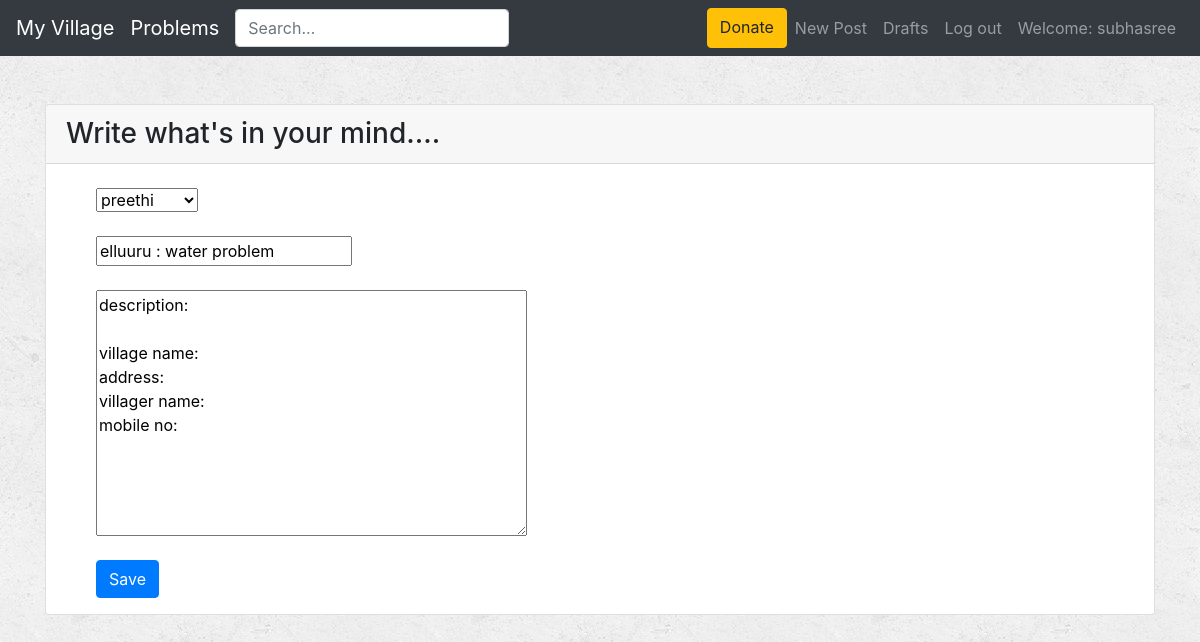
The app's page /social/post/3/edit/ (signed in) with its own data.
### blog/models.py (models this page shows, shortened)
class Post(models.Model):
    author = models.ForeignKey('auth.User')
    title = models.CharField(max_length=200)
    text = models.TextField()
    created_date = models.DateTimeField(default=timezone.now)
    published_date = models.DateTimeField(blank=True, null=True)

### blog/views.py (the view)
# urls.py: url(r'^post/(?P<pk>\d+)/edit/$', views.PostUpdateView.as_view(), name='post_edit'),
class PostUpdateView(LoginRequiredMixin,UpdateView):
    login_url = '/login/'
    redirect_field_name = 'blog/post_detail.html'
    form_class = PostForm
    model = Post

### blog/forms.py
class PostForm(forms.ModelForm):
    class Meta:
        model = Post
        fields = ('author','title', 'text',)
        widgets = {
            'title': forms.TextInput(attrs={'class': 'textinputclass', 'placeholder':'Title'}),
            'text': forms.Textarea(attrs={'class': 'editable medium-editor-textarea postcontent', 'placeholder':'Description...'}),
        }

### blog/templates/blog/post_form.html (shortened to what this page needs)
{% extends 'base.html' %}
{% block content %}
{% if user.is_authenticated %}
<br>
<div class="card">
  <h3 class="card-header">Write what's in your mind....</h3>
  <div class="card-block" style="margin-left:50px">
  <br>
  <form method="POST" class="post-form">
    {% for i in form %}
    	{{i}}
    	<br>
    	<br>
    {% endfor %}
    <button type="submit" class="save btn btn-primary">Save</button>
  </form>
  </div>
</div>
{% endif %}
<br>
{% endblock %}

### templates/base.html (shortened to what this page needs)
<html>
{% load staticfiles %}
{% load static %}
  <head>
    <link rel="stylesheet" href="https://maxcdn.bootstrapcdn.com/bootstrap/4.0.0-beta/css/bootstrap.min.css">
    <link rel="stylesheet" href="https://www.amcharts.com/lib/3/plugins/export/export.css" type="text/css" media="all" />
    <link rel="stylesheet" href="https://www.amcharts.com/lib/3/plugins/export/export.css" type="text/css" media="all" />
<link rel="stylesheet" href="https://www.amcharts.com/lib/3/plugins/export/export.css" type="text/css" media="all" />
    <link rel="stylesheet" href="{% static 'css/glyphicons.css'%}">
  </head>
  <body style="background-image: url('{% static "/images/background.png" %}')";>
    <div class="setbgcolor">
    <nav class="navbar navbar-expand-lg navbar-inverse navbar-dark bg-dark">
    <a class="navbar-brand" href="{% url 'home' %}">My Village</a>
    <a class="navbar-brand" href="{% url 'post_list' %}">Problems</a>
            <form class="form-inline my-2 my-lg-0" action="{% url 'search_results' %}" method="get">
           <input  class="form-control mr-sm-2" name="q" type="text" placeholder="Search...">
</form>
    <div class="collapse navbar-collapse" id="navbarNavDropdown">
	<ul class="nav navbar-nav navbar-right">
<a class="btn btn-warning" href="https://paytm.com/" role="button">Donate</a>
        <div>
        <ul class="navbar-nav ml-auto navbar-right">
        {% if user.is_authenticated %}
        <li>
          <a class='nav-link' href="{% url 'post_new' %}" >New Post</a>
        </li>
        <li>
          <a class='nav-link' href="{% url 'post_draft_list' %}">Drafts</a>
        </li>
        <li>
          <a class='nav-link' href="{% url 'logout' %}" >Log out</a>
        </li>
        <li>
         <a class='nav-link'>Welcome: {{ user.username }}</a>
        </li>
         {% else %}
          <li class="navbar-item mr-auto"><a class='nav-link' href="{% url 'login' %}" ><span class="glyphicon glyphicon-user"></span>Login</a></li>
        {% endif %}
	</ul>
	</div>
      </ul>
    </div>
</nav>
<br>
    <div class="container mycontent">
          {% block content %}
          {% endblock %}
    </div>
</div>
</body>
</html>

### records on screen
Post: form "preethi" "elluuru : water problem" "description: village name: address: villager name: mobile no:"

### other values on screen
{{ user.username }} "subhasree"
